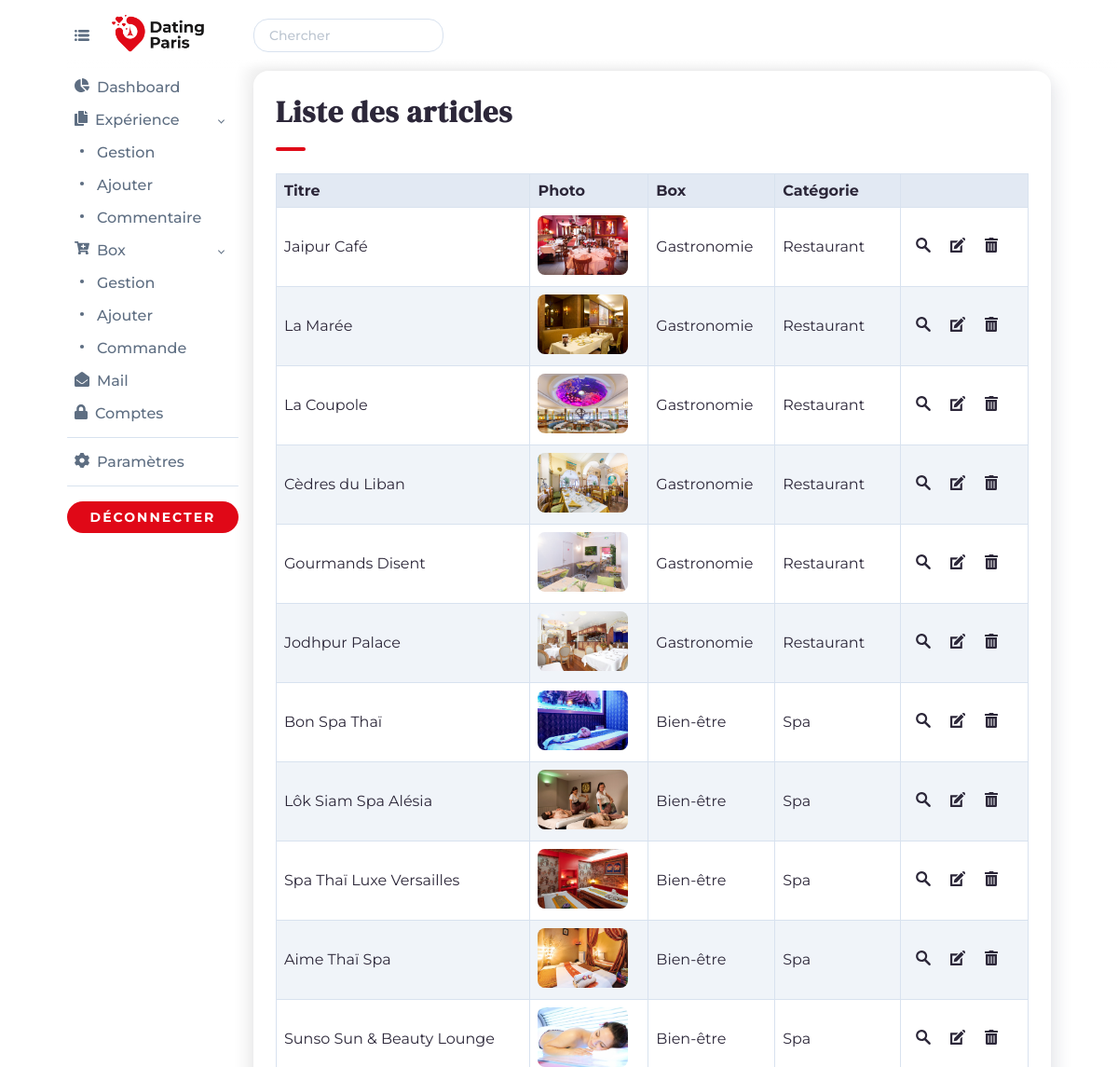
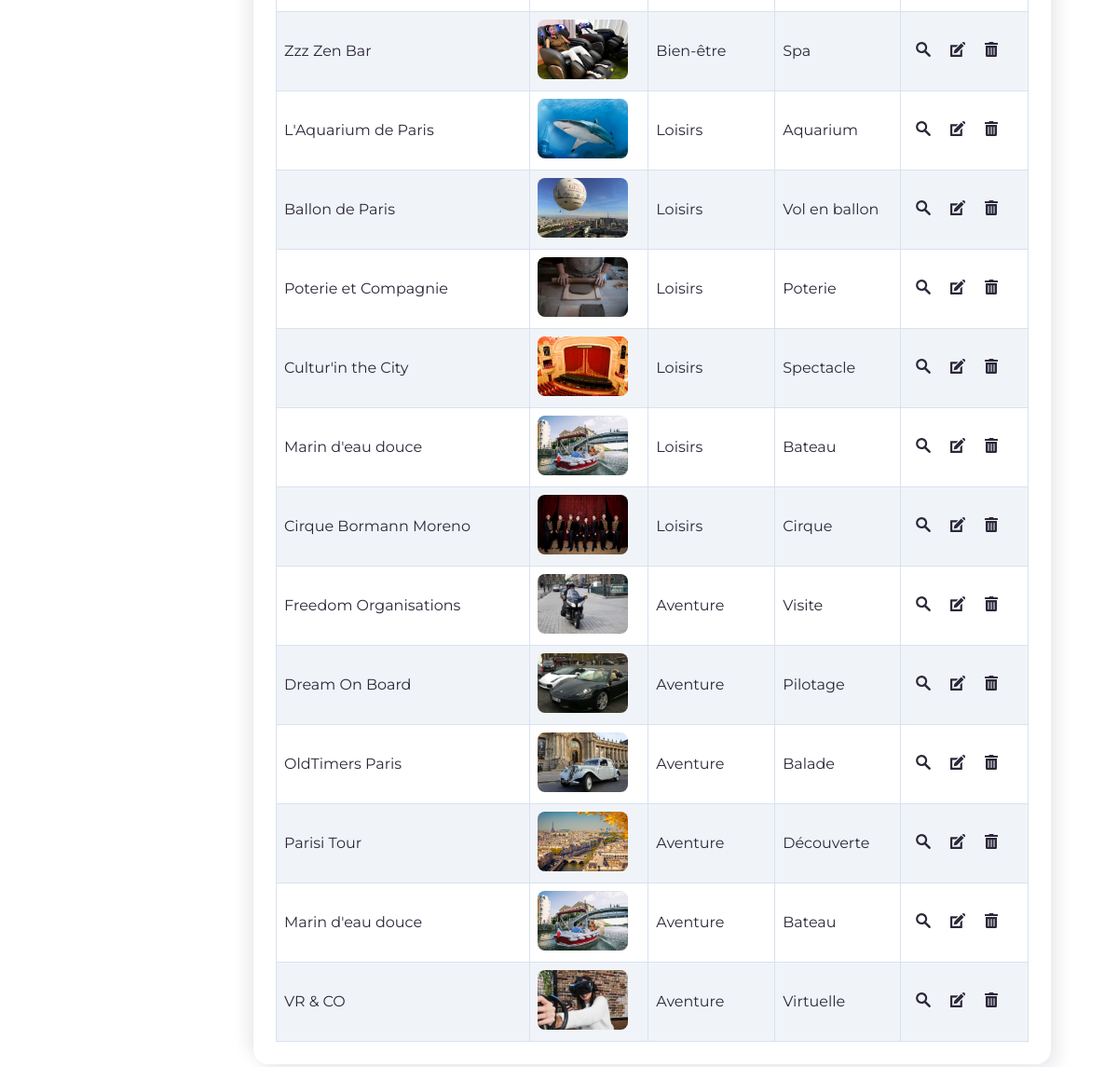
/admin/gestion-experiences (signed in), run on the app's committed database (2 pictures, top to bottom).
### tables this page shows
CREATE TABLE `article` (
  `id_article` int(11) NOT NULL,
  `titre` varchar(255) NOT NULL,
  `description` text NOT NULL,
  `photo` varchar(255) NOT NULL,
  `titre_info` varchar(255) NOT NULL,
  `description_info` text NOT NULL,
  `categorie` varchar(255) NOT NULL,
  `box` varchar(255) NOT NULL,
  `adresse` varchar(255) NOT NULL,
  `map` text NOT NULL,
  `etat` int(11) NOT NULL,
  `membre_id` int(11) NOT NULL
);

### admin/gestion-experiences.php (the view, shortened to what this page needs)
<?php
require_once("../include/init.php");
$pdo_statement = $pdo_object->prepare("SELECT * FROM article");
$pdo_statement->execute();
require_once("../include/header-admin.php");
?>
                <div class="block_admin_davy">
                    <h1 class="h1_moyen_davy">Liste des articles</h1>
                    <hr class="anime_scroll_davy">
                    <div class="table_responsive_davy">
                        <table>
                            <thead>
                                <tr>
                                    <th>Titre</th>
                                    <th>Photo</th>
                                    <th>Box</th>
                                    <th>Catégorie</th>
                                    <th></th>
                                </tr>
                            </thead>
                            <tbody>
                                <?php if ($pdo_statement->rowCount() > 0) : ?>
                                <?php while ($article_array = $pdo_statement->fetch(PDO::FETCH_ASSOC)) : ?>
                                <tr>
                                    <td><?= $article_array['titre'] ?></td>
                                    <td><img src="<?= URL ?>/images/<?= $article_array['photo'] ?>" class="image_admin_davy" alt="<?= $article_array['photo'] ?>"></td>
                                    <td><?= $article_array['box'] ?></td>
                                    <td><?= $article_array['categorie'] ?></td>
                                    <td>
                                        <a href="<?= URL ?>/experience=<?= $article_array['id_article'] ?>" title="Voir">
                                        </a>
                                        <a href="<?= URL ?>/admin/modifier-experience?id=<?= $article_array['id_article'] ?>" title="Modifier">
                                        </a>
                                        <a href="<?= URL ?>/admin/gestion-experiences?supprimer=<?= $article_array['id_article'] ?>" onclick="return(confirm('Souhaitez-vous supprimer ?'))" title="Supprimer">
                                        </a>
                                    </td>
                                </tr>
                                <?php endwhile; ?>
                                <?php else : ?>
                                <tr>
                                    <td colspan="6" class="text_center_davy">Aucun article</td>
                                </tr>
                                <?php endif; ?>
                            </tbody>
                        </table>
                    </div>
                </div>
<?php
require_once("../include/footer-admin.php");
?>

### include/css/style.css (style rules this page uses)
* { box-sizing: border-box; font-family: 'Montserrat', sans-serif; }
html { scroll-behavior: smooth; }
body { color: #2c2739; margin: 0; }
h1, h2 { font-family: 'DM Serif Display', serif; font-size: 48px; font-weight: 900; letter-spacing: 1px; line-height: 1.3em; margin: 0; }
.h1_moyen_davy, .h2_moyen_davy { font-size: 32px; font-weight: 700; }
p, a { font-size: 16px; }
a { color: #2c2739; text-decoration: none; cursor: pointer; font-weight: 700; }
hr { background: #E00A18; border: 0; height: 4px; width: 32px; margin: 16px 0px 24px 0px; border-radius: 32px; }
table { border-collapse: collapse; width: 100%; }
td, th { border: 1px solid #d8e2ef; text-align: left; padding: 8px; }
tr:nth-child(even) { background-color: #f0f4f9; }
th { background-color: #e2e9f3; }
.table_responsive_davy { width: 100%; overflow-x: auto; }

### include/css/style_admin.css (style rules this page uses)
.block_admin_davy { background: #ffffff; padding: 24px; border-radius: 16px; box-shadow: 8px 8px 16px rgba(59, 65, 94, 0.1), -8px -8px 16px rgba(0, 0, 0, 0.07); }
.image_admin_davy { height: 64px; border-radius: 8px; }
.icon_gestion_admin { min-width: 16px; max-width: 16px; max-height: 16px; margin: 8px; }

### data on the page
article: titre "Jaipur Café", photo (picture), box "Gastronomie", categorie "Restaurant"
article: titre "La Marée", photo (picture), box "Gastronomie", categorie "Restaurant"
article: titre "La Coupole", photo (picture), box "Gastronomie", categorie "Restaurant"
article: titre "Cèdres du Liban", photo (picture), box "Gastronomie", categorie "Restaurant"
article: titre "Gourmands Disent", photo (picture), box "Gastronomie", categorie "Restaurant"
article: titre "Jodhpur Palace", photo (picture), box "Gastronomie", categorie "Restaurant"
article: titre "Bon Spa Thaï", photo (picture), box "Bien-être", categorie "Spa"
article: titre "Lôk Siam Spa Alésia", photo (picture), box "Bien-être", categorie "Spa"
article: titre "Spa Thaï Luxe Versailles", photo (picture), box "Bien-être", categorie "Spa"
article: titre "Aime Thaï Spa", photo (picture), box "Bien-être", categorie "Spa"
article: titre "Sunso Sun & Beauty Lounge", photo (picture), box "Bien-être", categorie "Spa"
article: titre "Zzz Zen Bar", photo (picture), box "Bien-être", categorie "Spa"
article: titre "L'Aquarium de Paris", photo (picture), box "Loisirs", categorie "Aquarium"
article: titre "Ballon de Paris", photo (picture), box "Loisirs", categorie "Vol en ballon"
article: titre "Poterie et Compagnie", photo (picture), box "Loisirs", categorie "Poterie"
article: titre "Cultur'in the City", photo (picture), box "Loisirs", categorie "Spectacle"
article: titre "Marin d'eau douce", photo (picture), box "Loisirs", categorie "Bateau"
article: titre "Cirque Bormann Moreno", photo (picture), box "Loisirs", categorie "Cirque"
article: titre "Freedom Organisations", photo (picture), box "Aventure", categorie "Visite"
article: titre "Dream On Board", photo (picture), box "Aventure", categorie "Pilotage"
article: titre "OldTimers Paris", photo (picture), box "Aventure", categorie "Balade"
article: titre "Parisi Tour", photo (picture), box "Aventure", categorie "Découverte"
article: titre "Marin d'eau douce", photo (picture), box "Aventure", categorie "Bateau"
article: titre "VR & CO", photo (picture), box "Aventure", categorie "Virtuelle"
